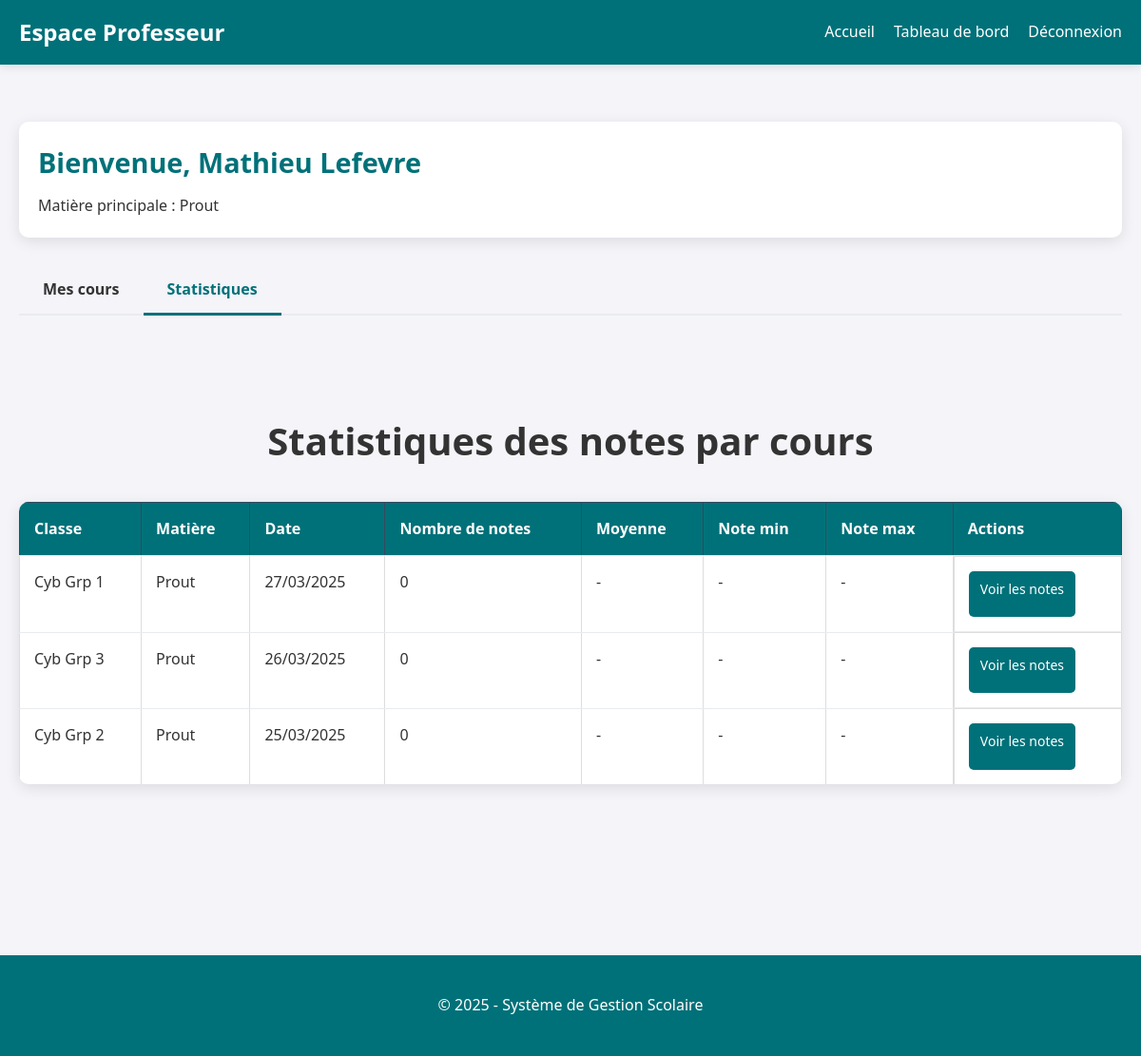
Page /pages/prof.php?view=stats (signed in) on the committed database.
### tables this page shows
CREATE TABLE IF NOT EXISTS profs (
    id INT AUTO_INCREMENT PRIMARY KEY,
    user_id INT NOT NULL UNIQUE,
    nom VARCHAR(50) NOT NULL,
    prenom VARCHAR(50) NOT NULL,
    date_naissance DATE NOT NULL,
    matiere VARCHAR(50) NOT NULL,
    FOREIGN KEY (user_id) REFERENCES users(id) ON DELETE CASCADE
);

CREATE TABLE IF NOT EXISTS cours (
    id INT AUTO_INCREMENT PRIMARY KEY,
    prof_id INT NOT NULL,
    classe VARCHAR(50) NOT NULL,
    matiere VARCHAR(50) NOT NULL,
    horaire DATETIME NOT NULL,
    salle VARCHAR(50) NOT NULL,
    FOREIGN KEY (prof_id) REFERENCES profs(id) ON DELETE CASCADE
);

### pages/prof.php (the view, shortened to what this page needs)
<?php
require_once '../config/db.php';
$userId = $_SESSION['user_id'];
$stmt = $pdo->prepare("SELECT * FROM profs WHERE user_id = ?");
$stmt->execute([$userId]);
$prof = $stmt->fetch(PDO::FETCH_ASSOC);
$view = isset($_GET['view']) ? $_GET['view'] : 'cours';
$statsQuery = "SELECT
                c.id as cours_id,
                c.classe,
                c.matiere,
                c.horaire,
                COUNT(n.id) as nb_notes,
                AVG(n.note) as moyenne,
                MIN(n.note) as min_note,
                MAX(n.note) as max_note
              FROM cours c
              LEFT JOIN notes n ON c.id = n.cours_id
              WHERE c.prof_id = ?
              GROUP BY c.id
              ORDER BY c.horaire DESC";
$stmt = $pdo->prepare($statsQuery);
$stmt->execute([$prof['id']]);
$statsNotes = $stmt->fetchAll(PDO::FETCH_ASSOC);
?>
<!DOCTYPE html>
<html lang="fr">
<head>
    <link rel="stylesheet" href="../css/style.css">
</head>
<body>
    <header>
        <h1>Espace Professeur</h1>
        <nav>
            <ul>
                <li><a href="index.php">Accueil</a></li>
                <li><a href="prof.php">Tableau de bord</a></li>
                <li><a href="../login/login.php">Déconnexion</a></li>
            </ul>
        </nav>
    </header>
    <main class="container">
        <section class="prof-info">
            <h2>Bienvenue, <?php echo htmlspecialchars($prof['prenom'] . ' ' . $prof['nom']); ?></h2>
            <p>Matière principale : <?php echo htmlspecialchars($prof['matiere']); ?></p>
        </section>
        <div class="tabs">
            <a href="?view=cours" class="tab <?php echo $view === 'cours' ? 'active' : ''; ?>">Mes cours</a>
            <a href="?view=stats" class="tab <?php echo $view === 'stats' ? 'active' : ''; ?>">Statistiques</a>
        </div>
        <?php if ($view === 'confirm_delete' && isset($_GET['cours_id'])): ?>
            <section class="confirmation">
                <h2>Confirmation de suppression</h2>
                <?php
                    $delCoursId = intval($_GET['cours_id']);
                    $stmt = $pdo->prepare("SELECT * FROM cours WHERE id = ?");
                    $stmt->execute([$delCoursId]);
                    $delCours = $stmt->fetch(PDO::FETCH_ASSOC);
                    $stmt = $pdo->prepare("SELECT COUNT(*) FROM notes WHERE cours_id = ?");
                    $stmt->execute([$delCoursId]);
                    $notesCount = $stmt->fetchColumn();
                ?>
                <div class="warning-box">
                    <p><strong>Attention :</strong> Vous êtes sur le point de supprimer le cours suivant :</p>
                    <p>
                        <strong>Classe :</strong> <?php echo htmlspecialchars($delCours['classe']); ?><br>
                        <strong>Matière :</strong> <?php echo htmlspecialchars($delCours['matiere']); ?><br>
                        <strong>Horaire :</strong> <?php echo date('d/m/Y H:i', strtotime($delCours['horaire'])); ?><br>
                        <strong>Salle :</strong> <?php echo htmlspecialchars($delCours['salle']); ?>
                    </p>
                    <?php if ($notesCount > 0): ?>
                        <p class="warning"><strong>Important :</strong> Ce cours contient <?php echo $notesCount; ?> note(s) qui seront également supprimées.</p>
                    <?php endif; ?>
                    <p>Cette action est irréversible. Voulez-vous continuer ?</p>
                    <div class="action-buttons">
                        <a href="?delete_cours=<?php echo $delCoursId; ?>&confirm=yes" class="btn-danger">Confirmer la suppression</a>
                        <a href="?view=cours" class="btn-secondary">Annuler</a>
                    </div>
                </div>
            </section>
        <?php elseif ($view === 'stats'): ?>
            <section class="stats-section">
                <h2>Statistiques des notes par cours</h2>
                <?php if (empty($statsNotes)): ?>
                    <p class="no-data">Aucune donnée disponible pour le moment.</p>
                <?php else: ?>
                    <table class="table-stats">
                        <thead>
                            <tr>
                                <th>Classe</th>
                                <th>Matière</th>
                                <th>Date</th>
                                <th>Nombre de notes</th>
                                <th>Moyenne</th>
                                <th>Note min</th>
                                <th>Note max</th>
                                <th>Actions</th>
                            </tr>
                        </thead>
                        <tbody>
                            <?php foreach ($statsNotes as $stat): ?>
                                <tr>
                                    <td><?php echo htmlspecialchars($stat['classe']); ?></td>
                                    <td><?php echo htmlspecialchars($stat['matiere']); ?></td>
                                    <td><?php echo date('d/m/Y', strtotime($stat['horaire'])); ?></td>
                                    <td><?php echo $stat['nb_notes']; ?></td>
                                    <td><?php echo $stat['nb_notes'] > 0 ? number_format($stat['moyenne'], 2) : '-'; ?></td>
                                    <td><?php echo $stat['nb_notes'] > 0 ? number_format($stat['min_note'], 2) : '-'; ?></td>
                                    <td><?php echo $stat['nb_notes'] > 0 ? number_format($stat['max_note'], 2) : '-'; ?></td>
                                    <td class="actions">
                                        <a href="?view=notes&cours_id=<?php echo $stat['cours_id']; ?>" class="btn-small">Voir les notes</a>
                                    </td>
                                </tr>
                            <?php endforeach; ?>
                        </tbody>
                    </table>
                <?php endif; ?>
            </section>
        <?php endif; ?>
    </main>
    <footer>
        <p>&copy; <?php echo date('Y'); ?> - Système de Gestion Scolaire</p>
    </footer>
</body>
</html>

### css/style.css (style rules this page uses)
:root { --primary: #007179; --primary-dark: #0c57c0; --secondary: #190038; --secondary-dark: #e04347; --light: #f4f4f9; --dark: #333; --gray: #535252; --light-gray: #e9ecef; --white: #ffffff; --shadow: 0 4px 15px rgba(0, 0, 0, 0.1); --shadow-strong: 0 8px 30px rgba(0, 0, 0, 0.1); --border-radius: 10px; --transition: all 0.3s ease; }
* { margin: 0; padding: 0; box-sizing: border-box; }
body { font-family: 'Segoe UI', Roboto, 'Helvetica Neue', Arial, sans-serif; margin: 0; padding: 0; background-color: var(--light); color: var(--dark); line-height: 1.6; }
.container { width: 100%; max-width: 1200px; margin: 0 auto; padding: 0 15px; }
h1, h2, h3, h4, h5, h6 { font-weight: 600; margin-bottom: 15px; }
h2 { font-size: 2.5rem; text-align: center; margin-bottom: 2rem; }
section { padding: 80px 0; }
header { background-color: var(--primary); padding: 15px 0; color: white; position: sticky; top: 0; z-index: 1000; box-shadow: 0 2px 10px rgba(0, 0, 0, 0.1); }
header nav ul { list-style-type: none; text-align: right; margin-right: 20px; }
header nav ul li { display: inline; margin-left: 25px; }
header nav ul li a { color: white; text-decoration: none; font-weight: 500; transition: var(--transition); position: relative; padding-bottom: 5px; }
header nav ul li a:after { content: ''; position: absolute; width: 0; height: 2px; bottom: 0; left: 0; background-color: white; transition: var(--transition); }
footer { background-color: var(--primary); color: white; text-align: center; padding: 40px 0; margin-top: 50px; }
.prof-info { background-color: var(--white); padding: 20px; border-radius: var(--border-radius); box-shadow: var(--shadow); margin: 20px 0; }
.prof-info h2 { color: var(--primary); font-size: 1.8rem; margin-bottom: 10px; text-align: left; }
.tabs { display: flex; margin: 30px 0 20px; border-bottom: 2px solid var(--light-gray); }
.tab { padding: 12px 25px; text-decoration: none; color: var(--dark); font-weight: 600; position: relative; transition: var(--transition); }
.tab.active { color: var(--primary); }
.tab.active:after { content: ''; position: absolute; width: 100%; height: 3px; bottom: -2px; left: 0; background-color: var(--primary); }
.table-cours, .table-notes, .table-stats { width: 100%; border-collapse: collapse; margin-bottom: 30px; background-color: var(--white); border-radius: var(--border-radius); overflow: hidden; box-shadow: var(--shadow); }
.table-cours th, .table-notes th, .table-stats th, .table-cours td, .table-notes td, .table-stats td { padding: 15px; text-align: left; border-bottom: 1px solid var(--light-gray); }
.table-cours th, .table-notes th, .table-stats th { background-color: var(--primary); color: var(--white); font-weight: 600; }
.table-cours tr:last-child td, .table-notes tr:last-child td, .table-stats tr:last-child td { border-bottom: none; }
.actions { display: flex; gap: 10px; }
.btn-small { padding: 8px 12px; border-radius: 5px; text-decoration: none; font-weight: 500; font-size: 14px; transition: var(--transition); display: inline-block; background-color: var(--primary); color: var(--white); border: none; cursor: pointer; }
header { display: flex; justify-content: space-between; align-items: center; padding: 15px 20px; }
header h1 { margin: 0; font-size: 1.5rem; }
header nav ul { margin: 0; display: flex; gap: 20px; }
header nav ul li { margin: 0; }
main.container { padding: 20px; margin-top: 20px; }
table { width: 100%; border-collapse: collapse; }
th { background-color: #2c3e50; color: white; padding: 12px; text-align: center; font-weight: 500; border: 1px solid #34495e; }
td { border: 1px solid #ddd; padding: 10px; vertical-align: top; height: 80px; }

### rows in the picture
profs: prenom+nom "Mathieu Lefevre", matiere "Prout"
cours: classe "Cyb Grp 1", matiere "Prout", horaire "27/03/2025", nb_notes "0"
cours: classe "Cyb Grp 3", matiere "Prout", horaire "26/03/2025", nb_notes "0"
cours: classe "Cyb Grp 2", matiere "Prout", horaire "25/03/2025", nb_notes "0"
